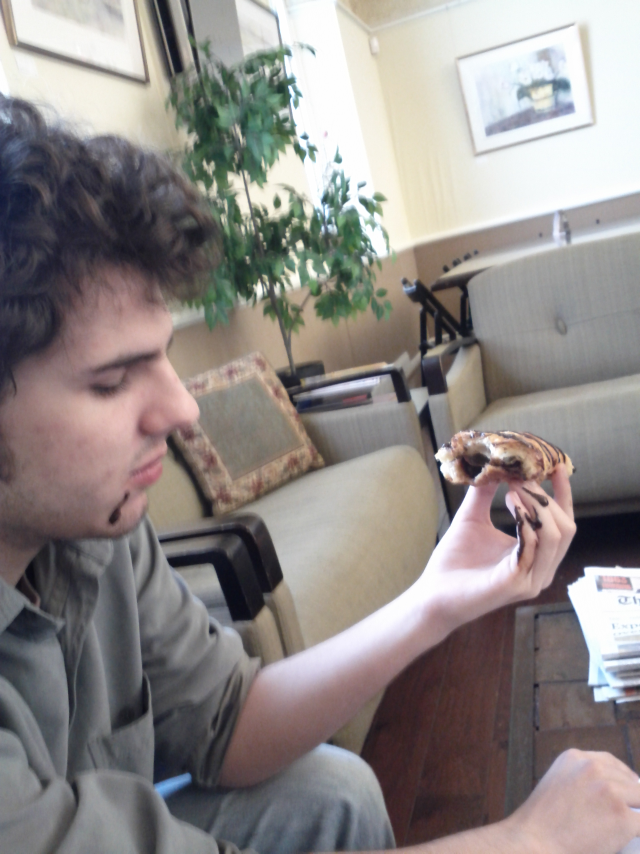
#> input picture martin_face.jpg, 1920 x 2560 px (shown at 1/3 size)
$ python shi-tomasi.py
#> lines starting #> are read from the running program, lines starting #| are printed output that depends on the picture; after the words box and inside, x2 and y2 are one past the last pixel; in counts of white or black regions, pixels touching at a corner belong together
import cv2
import numpy as np
from matplotlib import pyplot as plt

img = cv2.imread('martin_face.jpg')
#> img is the input picture: shape (2560, 1920, 3); mean B, G, R 134.9, 136.7, 142.7
img = cv2.resize(img,None,fx=.2,fy=.2, interpolation = cv2.INTER_CUBIC)
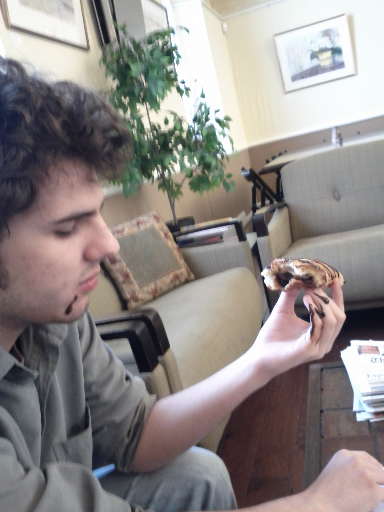
#> img: shape (512, 384, 3); mean B, G, R 134.9, 136.7, 142.7
gray = cv2.cvtColor(img,cv2.COLOR_BGR2GRAY)
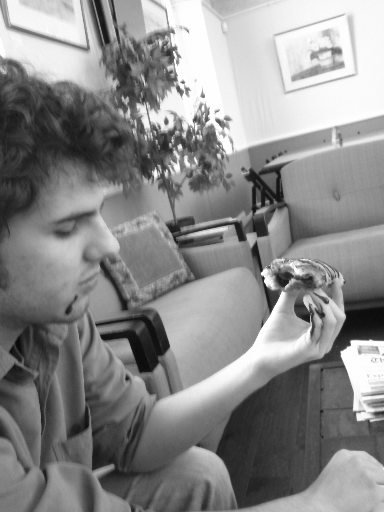
#> gray: shape (512, 384); min 10, max 255, mean 138.3

corners = cv2.goodFeaturesToTrack(gray,5,0.01,10)
#> corners = [[351, 341], [174, 51], [308, 321], [183, 82], [203, 96]]
corners = np.int0(corners)


for i in corners:
    x,y = i.ravel()
    cv2.circle(img, (x,y),3,255,-1)
#> this loop made 5 passes
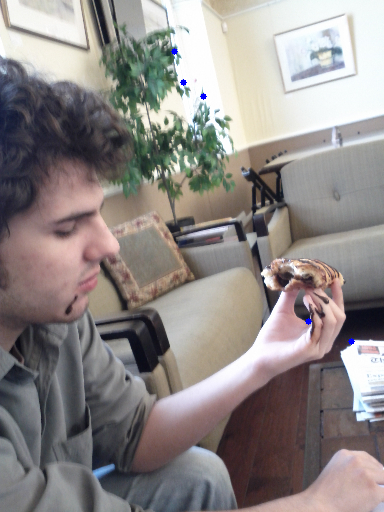
#> img: shape (512, 384, 3); 0.07% of pixels changed, all inside (x1, y1, x2, y2) = (171, 48, 355, 345)

plt.imshow(img),plt.show()

$ run again, with bksomels.jpg copied over martin_face.jpg
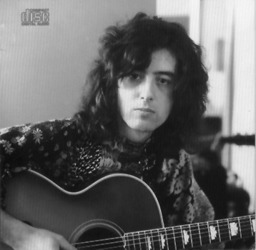
#> input picture bksomels.jpg, 256 x 250 px
#> img is the input picture: shape (250, 256, 3); min 12, max 246, mean 103.3
#> `img = cv2.resize(img,None,fx=.2,fy=.2, interpolation = cv2.INTER_CUBIC)`:
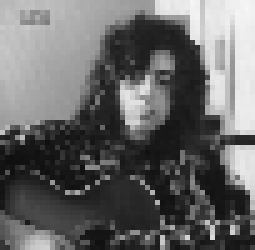
#> img: shape (50, 51, 3) (shown 5 times larger); min 15, max 246, mean 103
#> corners = [[46, 46], [41, 22], [25, 17], [3, 26], [36, 4]]
#> the loop `for i in corners:` made 5 passes
#> after the loop `for i in corners:`:
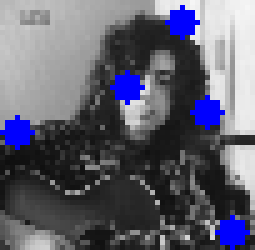
#> img: shape (50, 51, 3) (shown 5 times larger); 5.69% of pixels changed, all inside (x1, y1, x2, y2) = (0, 1, 50, 50)
